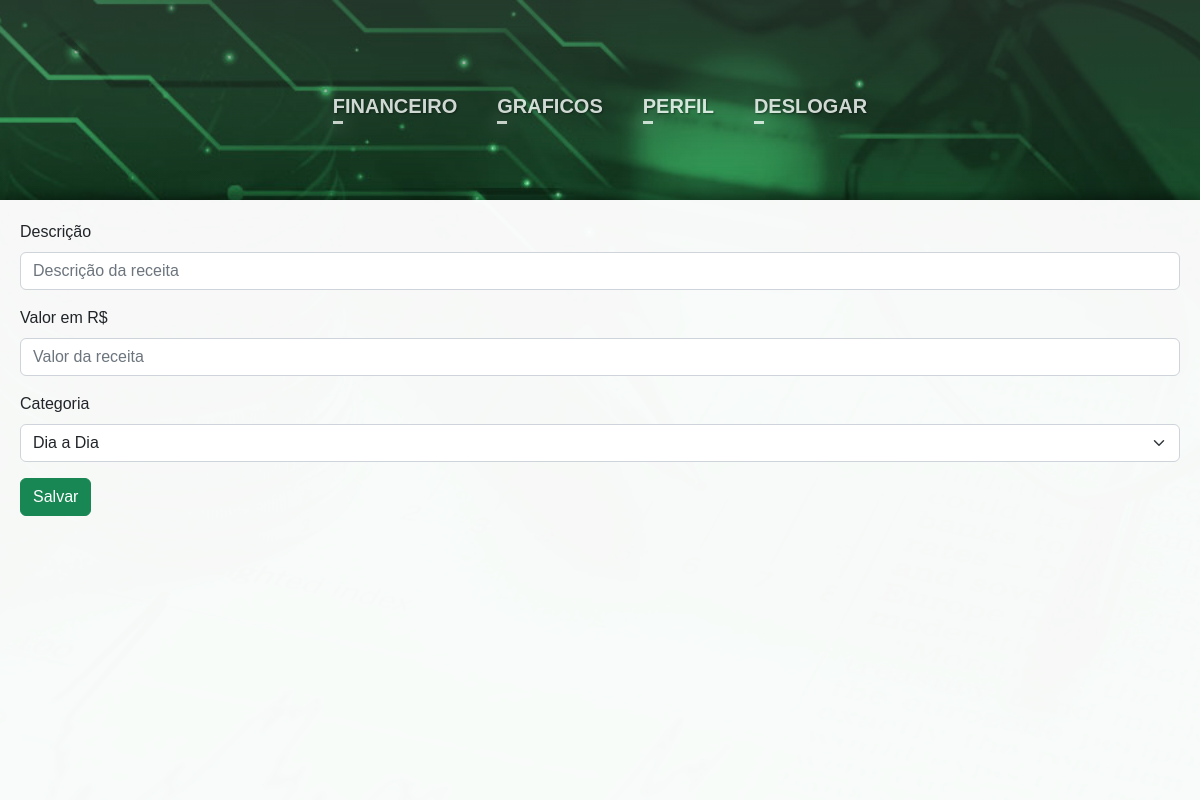
/auth/receitaEdit/6 (signed in), run on an earlier commit of the app's database.
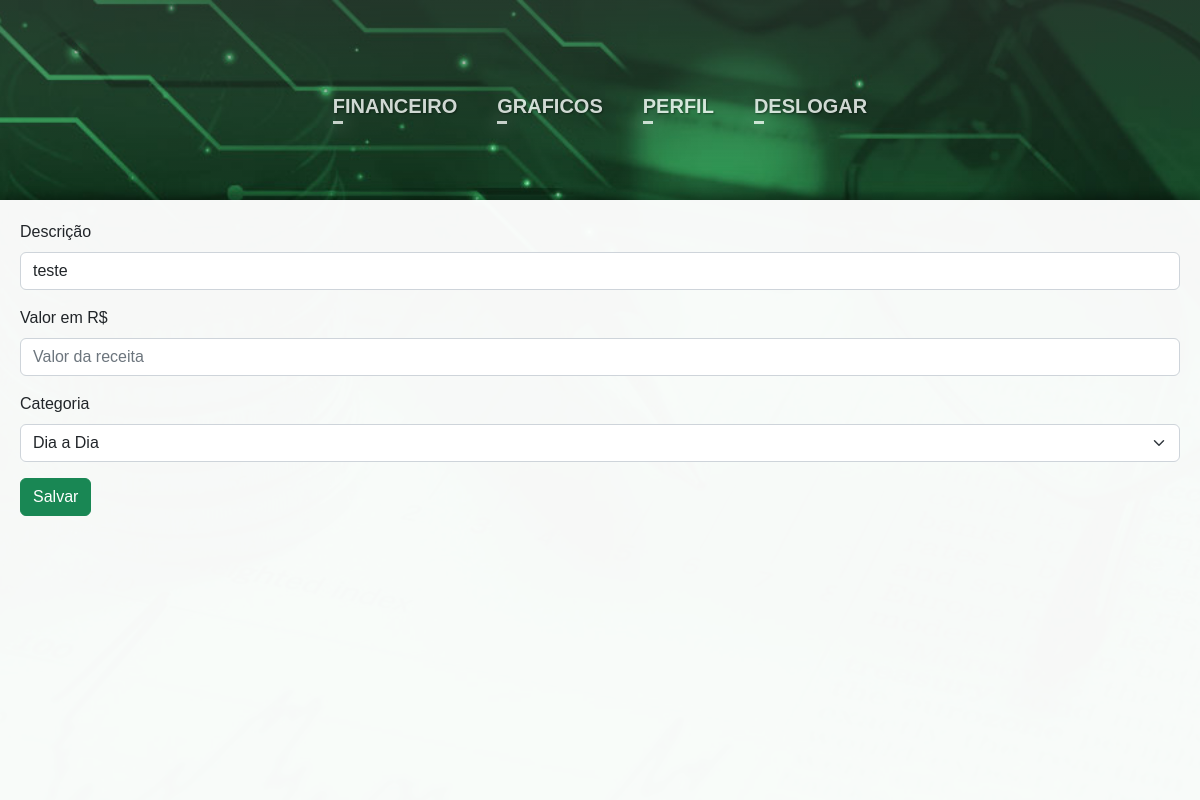
And on a later commit of the database.
### main/models.py (models this page shows)
class Receita(models.Model):
    categoria = models.ForeignKey(Categoria, on_delete=models.CASCADE, null=True, blank=True)
    descricao = models.CharField(max_length=100)
    valor = models.FloatField()
    user = models.ForeignKey(User, on_delete=models.CASCADE, null=True, blank=True)
    data = models.DateField(auto_now_add=True)

### main/views.py (the view)
# urls.py: path('receitaEdit/<int:id>', views.receitaEdit, name='receitaEdit'),
@login_required
def receitaEdit(request, id):
    receita = Receita.objects.filter(id=id).first()
    categorias = Categoria.objects.all
    return render(request, 'editar/editReceitas.html',{'receita':receita,'categorias':categorias})

### main/templates/editar/editReceitas.html (shortened to what this page needs)
{% load static %}
<!DOCTYPE html>
<html lang="en">
<head>
    <link rel="stylesheet" href="{% static 'css/style.css' %}">
    <link href="https://cdn.jsdelivr.net/npm/bootstrap@5.2.3/dist/css/bootstrap.min.css" rel="stylesheet">
</head>
<body>
    <div class="Backgroundimg">
        {% include 'components/navbar.html' %}
        <div class="container-principal">
            <div class="btnsfin" style="width: 100%;">
                <form style="width: 100%;" action="{% url 'receitaEdit2' receita.id %}" method="POST">
                    <div class="mb-3" style="text-align: left;">
                        <label class="form-label">Descrição</label>
                        <input type="text" class="form-control" style="width: 100%;" name="descricao" value="{{receita.descricao}}" placeholder="Descrição da receita" required>
                    </div>
                    <div class="mb-3" style="text-align: left;">
                        <label class="form-label">Valor em R$</label>
                        <input type="text" class="form-control" style="width: 100%;" id="valor" name="valor" placeholder="Valor da receita" required>
                    </div>
                    <div class="mb-3" style="text-align: left;">
                        <label class="form-label">Categoria</label>
                        <select class="form-select" name="categoria" aria-label="Default select example">
                            {% for categorias in categorias %}
                            <option value="{{categorias.id}}">{{categorias.nome}}</option>
                            {% endfor %}
                        </select>
                    </div>
                    <button style="float: left;" class="btn btn-success">Salvar</button>
                </form>
            </div>
        </div>
    </div>
</body>
</html>

What changed in the data, as far as the page shows it:
added Receita: descricao "teste"
